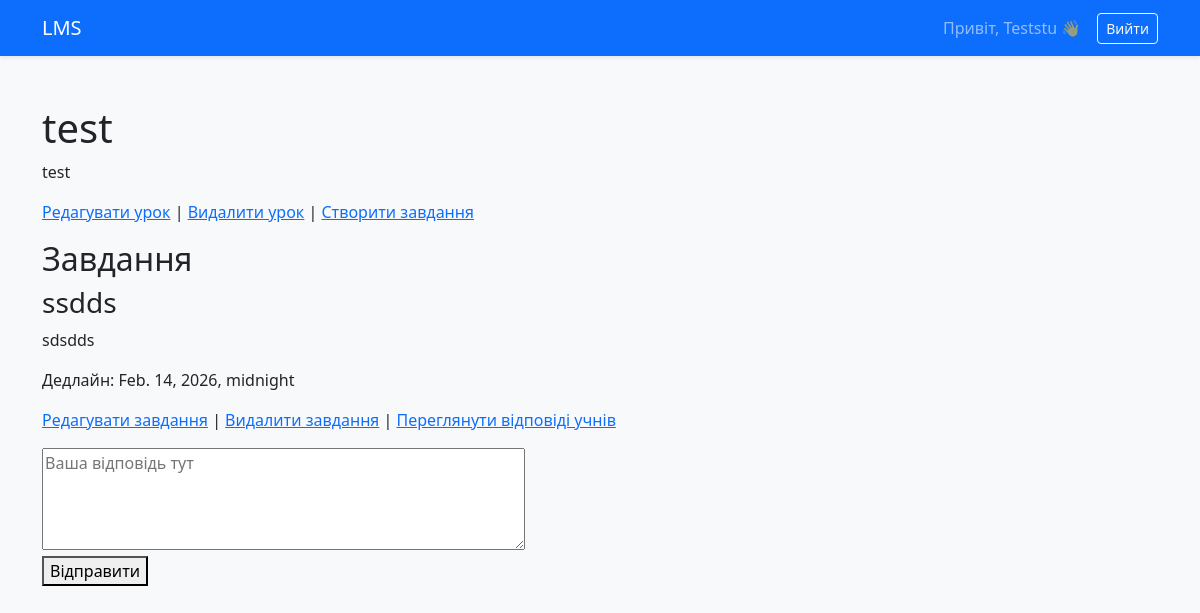
The page /lesson/1/ (signed in) on the database its author committed.
### lms/models.py (models this page shows, shortened)
class Lesson(models.Model):
    module = models.ForeignKey(Module, on_delete=models.CASCADE, related_name='lessons')
    title = models.CharField(max_length=200)
    content = models.TextField()
    video_url = models.URLField(blank=True)

class Assignment(models.Model):
    lesson = models.ForeignKey(Lesson, on_delete=models.CASCADE, related_name='assignments')
    title = models.CharField(max_length=200)
    description = models.TextField()
    deadline = models.DateTimeField()

### lms/views.py (the view)
# urls.py: path('lesson/<int:lesson_id>/', views.lesson_detail, name='lesson_detail'),
def lesson_detail(request, lesson_id):
    lesson = get_object_or_404(Lesson, id=lesson_id)
    course = lesson.module.course
    enrolled = request.user.is_authenticated and Enrollment.objects.filter(user=request.user, course=course).exists()
    user_submissions = {}
    if request.user.is_authenticated:
        for assignment in lesson.assignments.all():
            user_submissions[assignment.id] = Submission.objects.filter(
                assignment=assignment,
                student=request.user
            ).exists()
    return render(request, 'lms/lesson_detail.html', {
        'lesson': lesson,
        'enrolled': enrolled,
        'user_submissions': user_submissions
    })

### lms/templatetags/custom_tags.py (called while the page is built)
@register.filter
def get_item(dictionary, key):
    return dictionary.get(key)

### lms/templates/lms/lesson_detail.html (shortened to what this page needs)
{% extends "base.html" %}
{% block content %}
{% load custom_tags %}
<h1>{{ lesson.title }}</h1>
<p>{{ lesson.content }}</p>
{% if user.is_superuser or user.profile.role == "teacher" or user.profile.role == "admin" %}
  <p>
    <a href="{% url 'edit_lesson' lesson.id %}">Редагувати урок</a> |
    <a href="{% url 'delete_lesson' lesson.id %}">Видалити урок</a> |
    <a href="{% url 'create_assignment' lesson.id %}">Створити завдання</a>
  </p>
{% endif %}
<h2>Завдання</h2>
{% if enrolled %}
  {% if lesson.assignments.exists %}
    {% for assignment in lesson.assignments.all %}
      <div>
        <h3>{{ assignment.title }}</h3>
        <p>{{ assignment.description }}</p>
        <p>Дедлайн: {{ assignment.deadline }}</p>
        {% if user.is_superuser or user.profile.role == "teacher" or user.profile.role == "admin" %}
          <p>
            <a href="{% url 'edit_assignment' assignment.id %}">Редагувати завдання</a> |
            <a href="{% url 'delete_assignment' assignment.id %}">Видалити завдання</a> |
            <a href="{% url 'assignment_submissions' assignment.id %}">
              Переглянути відповіді учнів
            </a>
          </p>
        {% endif %}
        {% if user.is_authenticated %}
          {% if user_submissions|get_item:assignment.id %}
            <p> Ви вже здали це завдання</p>
          {% else %}
            <form method="post" action="{% url 'submit_assignment' assignment.id %}">
              <textarea name="answer" rows="4" cols="50" placeholder="Ваша відповідь тут"></textarea><br>
              <button type="submit">Відправити</button>
            </form>
          {% endif %}
        {% endif %}
      </div>
    {% endfor %}
  {% endif %}
{% else %}
  <p>Запишіться на курс, щоб переглянути завдання</p>
{% endif %}
{% endblock %}

### lms/templates/base.html (shortened to what this page needs)
<!DOCTYPE html>
<html lang="uk">
<head>
    <link href="https://cdn.jsdelivr.net/npm/bootstrap@5.3.2/dist/css/bootstrap.min.css" rel="stylesheet">
</head>
<body class="bg-light">
<nav class="navbar navbar-expand-lg navbar-dark bg-primary shadow-sm">
    <div class="container">
        <a class="navbar-brand" href="{% url 'home' %}">LMS</a>
        <div class="collapse navbar-collapse justify-content-end">
            {% if user.is_authenticated %}
                <span class="navbar-text me-3">
                    Привіт, {{ user.username }} 👋
                </span>
                <form method="post" action="{% url 'logout' %}">
                    <button class="btn btn-outline-light btn-sm">
                        Вийти
                    </button>
                </form>
            {% else %}
                <a href="{% url 'login' %}" class="btn btn-light btn-sm me-2">Увійти</a>
                <a href="{% url 'register' %}" class="btn btn-warning btn-sm">Реєстрація</a>
            {% endif %}
        </div>
    </div>
</nav>
<div class="container mt-5">
    {% block content %}
    {% endblock %}
</div>
</body>
</html>

### rows shown on the page
Lesson: title "test", content "test"
Assignment: title "ssdds", description "sdsdds", deadline "Feb. 14, 2026, midnight"

### other values the page prints
{{ user.username }} "Teststu"
